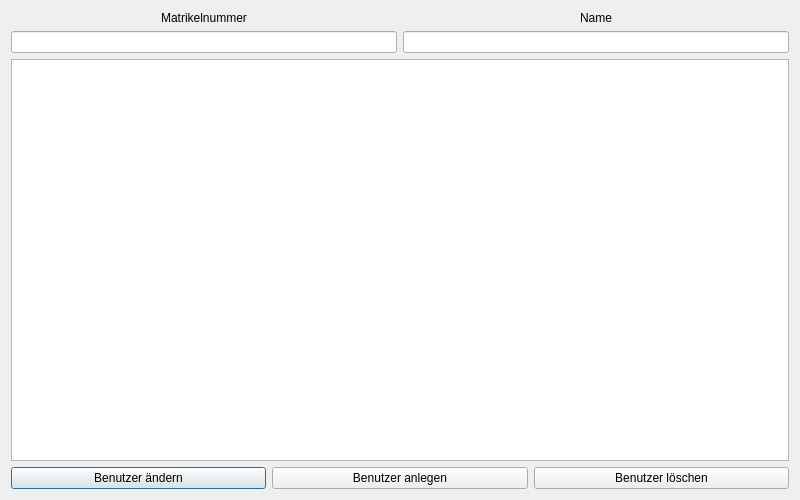
<?xml version="1.0" encoding="UTF-8"?>
<ui version="4.0">
 <class>UserDialog</class>
 <widget class="QDialog" name="UserDialog">
  <property name="geometry">
   <rect>
    <x>0</x>
    <y>0</y>
    <width>800</width>
    <height>500</height>
   </rect>
  </property>
  <property name="windowTitle">
   <string>Benutzer-Dialog</string>
  </property>
  <layout class="QGridLayout" name="gridLayout">
   <item row="0" column="0">
    <layout class="QVBoxLayout" name="verticalLayout_3">
     <item>
      <layout class="QHBoxLayout" name="horizontalLayout">
       <item>
        <layout class="QVBoxLayout" name="verticalLayout">
         <item>
          <widget class="QLabel" name="labelMatriculationNumber">
           <property name="text">
            <string>Matrikelnummer</string>
           </property>
           <property name="alignment">
            <set>Qt::AlignCenter</set>
           </property>
          </widget>
         </item>
         <item>
          <widget class="QLineEdit" name="lineEditMatriculationNumber"/>
         </item>
        </layout>
       </item>
       <item>
        <layout class="QVBoxLayout" name="verticalLayout_2">
         <item>
          <widget class="QLabel" name="labelUserName">
           <property name="text">
            <string>Name</string>
           </property>
           <property name="alignment">
            <set>Qt::AlignCenter</set>
           </property>
          </widget>
         </item>
         <item>
          <widget class="QLineEdit" name="lineEditUserName"/>
         </item>
        </layout>
       </item>
      </layout>
     </item>
     <item>
      <widget class="QTableView" name="userTable">
       <property name="alternatingRowColors">
        <bool>true</bool>
       </property>
       <property name="sortingEnabled">
        <bool>true</bool>
       </property>
      </widget>
     </item>
     <item>
      <layout class="QHBoxLayout" name="horizontalLayout_2">
       <item>
        <widget class="QPushButton" name="userModifyButton">
         <property name="text">
          <string>Benutzer ändern</string>
         </property>
        </widget>
       </item>
       <item>
        <widget class="QPushButton" name="userAddButton">
         <property name="text">
          <string>Benutzer anlegen</string>
         </property>
        </widget>
       </item>
       <item>
        <widget class="QPushButton" name="userDeleteButton">
         <property name="text">
          <string>Benutzer löschen</string>
         </property>
        </widget>
       </item>
      </layout>
     </item>
    </layout>
   </item>
  </layout>
 </widget>
 <resources/>
 <connections/>
</ui>
